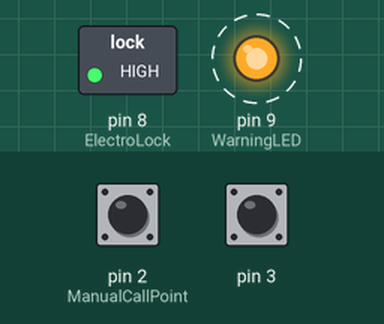
A sketch run on a simulated Arduino Uno, built for the host (arithmetic inside an expression is 32-bit, double 64-bit). Parts: switched loads named in the sketch (green lamp = pin HIGH), output pins drawn as LEDs (lit = HIGH). Dashed ring = blinking. The inputs (shaded band) are chosen by the test bench; at power-on: pin 2 (ManualCallPoint) HIGH, pin 3 HIGH.

Above: at 0.6 s.
Timing chart, 0 to 3.0 s (numbered marks = the images above):
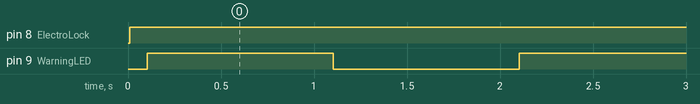

The sketch:

SmartDoor.ino
```cpp
#include <util/delay.h>
#include <avr/wdt.h>

#define  ElectroLock      8      // Relay Controlling Electromagnetic Lock connected to Pin 8
#define  WarningLED       9      // Warning LED connected to Pin 9
#define  PressToExit      5      // Press-to-Exit pushbutton connected to Pin 5
#define  ManualCallPoint  2      // Manual Call Point connected to Pin 2
#define  SmokeSensor      1      // Connected to Interrupt 1, interrupt 0 is located on Pin 3
#define  DelayTime        3000   // Specify the delay time in milliseconds (Maximum = 15000), before electromagnetic lock unlocks
#define  UnlockTime       2000   // Specify the time(ms) the electromagnetic lock is unlocked for, before it locks again
#define  FlashLED         5      // LED will flash every 5 seconds
#define  X_AXIS           A0     // X-Axis of ADXL335 connected to A0
#define  Y_AXIS           A1     // Y-Axis of ADXL335 connected to A1
#define  Z_AXIS           A2     // Z-Axis of ADXL335 connected to A2

unsigned char   Smoke_Sensor            = SmokeSensor;  // Interrupt 1 located on Pin 3, which is used for Smoke Sensor (MQ-2)
unsigned char   seconds                 = 0;
boolean         Exit_Switch_Operated    = false;        // Set Press-To-Exit as FALSE (Not Pressed)
boolean         Man_Switch_Operated     = false;        // Set Manual Call Point as FALSE (Not Pressed)
boolean         toggle                  = 0;
int             x,y,z                   = 0;            // Variables to store readings from ADXL335

// Variables used to store threshold values for each axis
int x_low_thres, x_up_thres;
int y_low_thres, y_up_thres;
int z_low_thres, z_up_thres;

// Limits for ADXL335, if above these values then something wrong with ADXL335
int x_limit = 800;
int y_limit = 800;
int z_limit = 800;

// Flags used for ADXL335
char   init_flag  = 0;    // Used to make sure thresholding is only done once
char   quake_flag = 0;

// Simply change this value to change threshold of ADXL335
char threshold = 2;

volatile char lock       = ElectroLock;
volatile char MCP        = ManualCallPoint;
volatile char man_flag   = 0;
volatile char smoke_flag = 0;

// ===========================================================================================
// Setup Routine - Executes only once when reset it pressed/arduino powered for first time
// ===========================================================================================

void setup(){
  // Configure as inputs
  pinMode(ManualCallPoint, INPUT);
  pinMode(PressToExit, INPUT);
  pinMode(Smoke_Sensor, INPUT);
  pinMode(X_AXIS, INPUT);
  pinMode(Y_AXIS, INPUT);
  pinMode(Z_AXIS, INPUT);

  // Turn on internal Pull-Up Resistor
  digitalWrite(ManualCallPoint, HIGH);
  digitalWrite(PressToExit, HIGH);
  digitalWrite(X_AXIS, HIGH);  // set pullup on analog pin 0
  digitalWrite(Y_AXIS, HIGH);  // set pullup on analog pin 1
  digitalWrite(Z_AXIS, HIGH);  // set pullup on analog pin 2
  pinMode(Smoke_Sensor, HIGH);

  // Configure as outputs
  pinMode(ElectroLock, OUTPUT);
  pinMode(WarningLED, OUTPUT);

  // Attach Interrupts to their respective functions
  attachInterrupt(Smoke_Sensor, smoke_override_delay, LOW);    // LOW to trigger the interrupt whenever the pin is low

  /*
   *  Initialize timer 0
   *  Set interrupt to occur every 100Hz (10ms)
   */
  cli();       // Stop interrupts
  TCCR0A = 0;  // Set entire TCCR2A register to 0
  TCCR0B = 0;  // Same for TCCR2B
  TCNT0  = 0;  // Initialize counter value to 0

  // Set compare match register for 100Hz increments
  OCR0A   = 156;  // = (16*10^6) / (100*1024) - 1 (must be < 256)
  TCCR0A |= (1 << WGM01);  // Turn on CTC mode
  // Set CS00 and CS02 bits for 1024 prescaler
  TCCR0B |= (1 << CS00 | 1 << CS02);
  // Enable timer compare interrupt
  TIMSK0 |= (1 << OCIE0A);

  /*
   *  Initialize timer 1
   *  Set interrupt to occur every 2Hz (0.5s)
   */
    TCCR1A = 0;     // set entire TCCR1A register to 0
    TCCR1B = 0;     // same for TCCR1B

    // set compare match register to desired timer count:
    OCR1A = 7811;  // = (16*10^6) / (100*1024) - 1 (must be < 65536)
    // turn on CTC mode:
    TCCR1B |= (1 << WGM12);
    // Set CS10 and CS12 bits for 1024 prescaler:
    TCCR1B |= (1 << CS10);
    TCCR1B |= (1 << CS12);
    // enable timer compare interrupt:
    TIMSK1 |= (1 << OCIE1A);
    // enable global interrupts:

  sei();  // Enable global interrupts

  // Enable the watchdog timer
  wdt_enable(WDTO_500MS);
}

// ===========================================================================================
// Main Program - Repeats over and over again
// ===========================================================================================

void loop(){
  delay_ms(100);
  read_accel();
  // Set upper and lower threshold values for x-axis, y-axis, z-axis
  if(init_flag == 0){
    x_low_thres = x - threshold;
    x_up_thres = x + threshold;

    y_low_thres = y - threshold;
    y_up_thres = y + threshold;

    z_low_thres = z - threshold;
    z_up_thres = z + threshold;

    init_flag++;
  }

  // Check whether manual call point or smoke sensor flag is set
  if(man_flag == 0 && smoke_flag == 0 && quake_flag == 0)
  {
    Exit_Switch_Operated = digitalRead(PressToExit);
    delay_ms(50);      // Used for debouncing of switch

    if (Exit_Switch_Operated == LOW){
        digitalWrite(ElectroLock, LOW);
        digitalWrite(WarningLED, LOW);
     }
     else{
        delay_ms(DelayTime);            // Specifies the time before the door unlocks
        digitalWrite(ElectroLock, HIGH);
        delay_ms(UnlockTime);           // Specifies the time before the door locks again
     }

      // Check whether sensor readings above limit specified
      if (x < x_limit & y < y_limit & z < z_limit)
      {
        // Check whether a tap occured or whether activity is taking place
        if ((x < x_low_thres) || (x > x_up_thres) || (y < y_low_thres) || (y > y_up_thres) || (z < z_low_thres) || (z > z_up_thres))
        {
          delay_ms(250);   // This delay is used to see if a tap occured
          read_accel();

          // This code will execute only if there is activity
          if ((x < x_low_thres) || (x > x_up_thres) || (y < y_low_thres) || (y > y_up_thres) || (z < z_low_thres) || (z > z_up_thres))
          {
            quake_flag = 1;
          }
        }
      }
      else{
        quake_flag = 1;
      }
  }

  if (man_flag == 1)
  {
    for(;;)
    {
      digitalWrite(ElectroLock, HIGH);
      led_flash();
    }
   }

   if (smoke_flag == 1)
   {
     for(;;)
     {
       digitalWrite(ElectroLock, HIGH);
       led_flash2();
     }
   }

   if (quake_flag == 1)
   {
     for(;;)
     {
       digitalWrite(ElectroLock, HIGH);
       led_flash3();
     }
   }

}

// ===========================================================================================
// Interrupt Code
// ===========================================================================================

// Timer0 interrupt 100Hz
// Reset watchdog timer & read Manual Call Point
ISR(TIMER0_COMPA_vect){
  wdt_reset();
// Generates pulse wave of frequency 100/2 = 50Hz (takes two cycles for full wave- toggle high then toggle low)
  if (digitalRead(MCP))
  {
    man_flag = 1;
    digitalWrite(ElectroLock, HIGH);
  }
}

// Timer1 interrupt 2Hz
// Toggles pin 8 (WarningLED)
ISR(TIMER1_COMPA_vect){
//generates pulse wave of frequency 2Hz/2 = 1Hz (takes two cycles for full wave- toggle high then toggle low)
  wdt_reset();
  seconds++;
    if (man_flag == 0 && smoke_flag == 0 && quake_flag == 0 && seconds == FlashLED)
    {
        seconds = 0;
        if (toggle){
          digitalWrite(WarningLED,HIGH);
          toggle = 0;
        }
        else{
          digitalWrite(WarningLED,LOW);
          toggle = 1;
        }
    }
}

// Execute this code when external interrupt 1 is activated i.e. Smoke Sensor
void smoke_override_delay(){
  wdt_reset();
  smoke_flag = 1;
  digitalWrite(ElectroLock, HIGH);
}

// ===========================================================================================
// LED Flash Functions
// ===========================================================================================

void led_flash()
{
  digitalWrite(WarningLED, HIGH);
  delay_ms(1000);
  digitalWrite(WarningLED, LOW);
  delay_ms(1000);
}

void led_flash2()
{
  digitalWrite(WarningLED, HIGH);
  delay_ms(1000);
  digitalWrite(WarningLED, LOW);
  delay_ms(2000);
}

void led_flash3()
{
  digitalWrite(WarningLED, HIGH);
  delay_ms(2000);
  digitalWrite(WarningLED, LOW);
  delay_ms(2000);
}

// ===========================================================================================
// Read Accelerometer (ADXL335)
// ===========================================================================================

void read_accel(){
  x = analogRead(X_AXIS);       // read analog input pin 0
  delay_ms(1);
  y = analogRead(Y_AXIS);       // read analog input pin 1
  delay_ms(1);
  z = analogRead(Z_AXIS);       // read analog input pin 1
  delay_ms(1);
}

// ===========================================================================================
// Delay Function
// ===========================================================================================

void delay_ms(unsigned int time)
{
  while (time--)
    _delay_ms(1);
}
```

Measured:
- by itself, pin 8 (ElectroLock): LOW → HIGH at 0.01 s
- by itself, pin 9 (WarningLED): alternates HIGH for 1.0 s and LOW for 1.0 s
